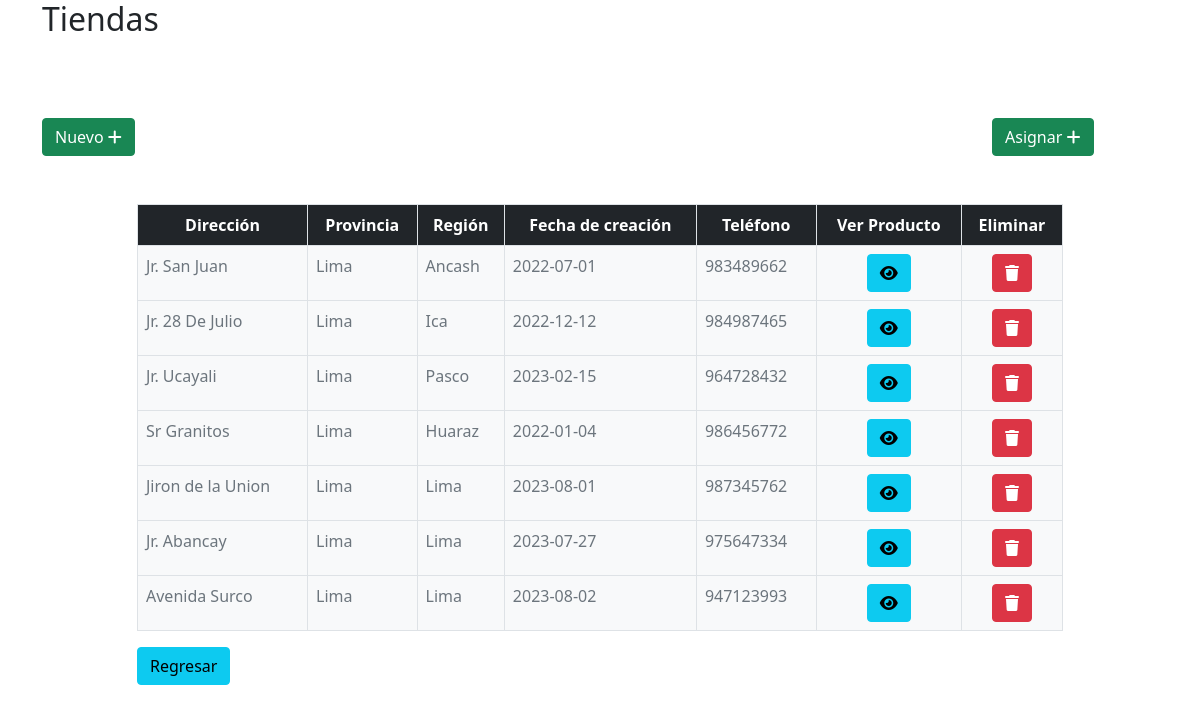
Screenshot of /gestionTienda/Tienda with the database file from the repository.
### gestionTienda/models.py (models this page shows)
class Tienda(models.Model):
    direccionTienda = models.CharField(max_length=32, blank = True, null = True)
    provinciaTienda = models.CharField(max_length=32, blank = True, null = True)
    regionTienda = models.CharField(max_length=32, blank = True, null = True)
    fechaTienda = models.CharField(max_length=32, blank = True, null = True)
    telefonoTienda = models.CharField(max_length=32, blank = True, null = True)

### gestionTienda/views.py (the view, shortened to what this page needs)
# urls.py: path('Tienda', views.tienda, name='tienda'),
def tienda(request):
    return render(request,'Tienda.html',{
        'productosTotales':Producto.objects.all().order_by('id'),
        'tiendaTotales':Tienda.objects.all().order_by('id')
    })

### gestionTienda/templates/Tienda.html (shortened to what this page needs)
{% load static %}
<!DOCTYPE html>
<html>
    <head>
        <link href="https://cdn.jsdelivr.net/npm/bootstrap@5.0.2/dist/css/bootstrap.min.css" rel="stylesheet">
        <link rel="stylesheet" href="https://cdnjs.cloudflare.com/ajax/libs/font-awesome/6.3.0/css/all.min.css" />
    </head>
    <body>
        <div>
            <div class="container">
                <div class="row">
                    <div class="col-4">
                        <div class="row">
                            <div class="col-15">
                                <h2>Tiendas</h2>
                            </div>
                        </div>
                    </div>
                </div>
            </div>
        </div>
        <br>
        <div class="container mt-5">
            <div class="row justify-content-between">
                <div class="col-2">
                    <button class="btn btn-success" data-bs-toggle="modal" data-bs-target="#nuevaTienda">Nuevo <i class="fa-solid fa-plus"></i></button>
                </div>
                <div class="col-2">
                    <button class="btn btn-success" data-bs-toggle="modal" data-bs-target="#asignarProducto">Asignar <i class="fa-solid fa-plus"></i></button>
                </div>
            </div>
        </div>
        <div class="mt-5 container">
            <div class="row justify-content-center">
                <div class="col-10">
                    <table class="table table-bordered bg-dark text-white">
                        <thead class="text-center">
                            <th>Dirección</th>
                            <th>Provincia</th>
                            <th>Región</th>
                            <th>Fecha de creación</th>
                            <th>Teléfono</th>
                            <th>Ver Producto</th>
                            <th>Eliminar</th>
                        </thead>
                        <tbody class="bg-light text-secondary">
                            {% for tienda in tiendaTotales%}
                            <tr >
                                <td>{{ tienda.direccionTienda }}</td>
                                <td>{{ tienda.provinciaTienda }}</td>
                                <td>{{ tienda.regionTienda }}</td>
                                <td>{{ tienda.fechaTienda }}</td>
                                <td>{{ tienda.telefonoTienda }}</td>
                                <td class="text-center"><a class="btn btn-info" href="{% url 'gestionTienda:verProducto' tienda.id %}"><i class="fa-solid fa-eye"></i></td>
                                <td class="text-center"><a class="btn btn-danger" href="{% url 'gestionTienda:eliminarTienda' tienda.id %}"><i class="fa-solid fa-trash"></i></a></td>
                            </tr>
                            {% endfor %}
                        </tbody>
                    </table>
                    <a class="btn btn-info" href="{% url 'gestionTienda:ingresoPanel' %}">Regresar</a>
                    <br>
                    <br>
                    <br>
                </div>
            </div>
        </div>
    </body>
</html>

### rows the page displays
Tienda: direccionTienda "Jr. San Juan", provinciaTienda "Lima", regionTienda "Ancash", fechaTienda "2022-07-01", telefonoTienda "983489662"
Tienda: direccionTienda "Jr. 28 De Julio", provinciaTienda "Lima", regionTienda "Ica", fechaTienda "2022-12-12", telefonoTienda "984987465"
Tienda: direccionTienda "Jr. Ucayali", provinciaTienda "Lima", regionTienda "Pasco", fechaTienda "2023-02-15", telefonoTienda "964728432"
Tienda: direccionTienda "Sr Granitos", provinciaTienda "Lima", regionTienda "Huaraz", fechaTienda "2022-01-04", telefonoTienda "986456772"
Tienda: direccionTienda "Jiron de la Union", provinciaTienda "Lima", regionTienda "Lima", fechaTienda "2023-08-01", telefonoTienda "987345762"
Tienda: direccionTienda "Jr. Abancay", provinciaTienda "Lima", regionTienda "Lima", fechaTienda "2023-07-27", telefonoTienda "975647334"
Tienda: direccionTienda "Avenida Surco", provinciaTienda "Lima", regionTienda "Lima", fechaTienda "2023-08-02", telefonoTienda "947123993"
